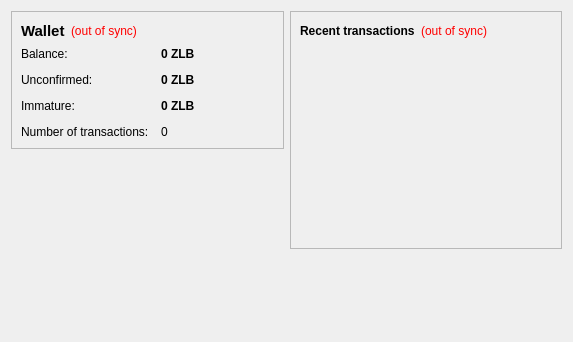
<?xml version="1.0" encoding="UTF-8"?>
<ui version="4.0">
 <class>OverviewPage</class>
 <widget class="QWidget" name="OverviewPage">
  <property name="geometry">
   <rect>
    <x>0</x>
    <y>0</y>
    <width>573</width>
    <height>342</height>
   </rect>
  </property>
  <property name="windowTitle">
   <string>Form</string>
  </property>
  <layout class="QHBoxLayout" name="horizontalLayout" stretch="1,1">
   <item>
    <layout class="QVBoxLayout" name="verticalLayout_2">
     <item>
      <widget class="QFrame" name="frame">
       <property name="frameShape">
        <enum>QFrame::StyledPanel</enum>
       </property>
       <property name="frameShadow">
        <enum>QFrame::Raised</enum>
       </property>
       <layout class="QVBoxLayout" name="verticalLayout_4">
        <item>
         <layout class="QHBoxLayout" name="horizontalLayout_4">
          <item>
           <widget class="QLabel" name="label_5">
            <property name="font">
             <font>
              <pointsize>11</pointsize>
              <weight>75</weight>
              <bold>true</bold>
             </font>
            </property>
            <property name="text">
             <string>Wallet</string>
            </property>
           </widget>
          </item>
          <item>
           <widget class="QLabel" name="labelWalletStatus">
            <property name="toolTip">
             <string>The displayed information may be out of date. Your wallet automatically synchronizes with the ZelBit network after a connection is established, but this process has not completed yet.</string>
            </property>
            <property name="styleSheet">
             <string notr="true">QLabel { color: red; }</string>
            </property>
            <property name="text">
             <string notr="true">(out of sync)</string>
            </property>
            <property name="alignment">
             <set>Qt::AlignLeading|Qt::AlignLeft|Qt::AlignVCenter</set>
            </property>
           </widget>
          </item>
          <item>
           <spacer name="horizontalSpacer_2">
            <property name="orientation">
             <enum>Qt::Horizontal</enum>
            </property>
            <property name="sizeHint" stdset="0">
             <size>
              <width>40</width>
              <height>20</height>
             </size>
            </property>
           </spacer>
          </item>
         </layout>
        </item>
        <item>
         <layout class="QFormLayout" name="formLayout_2">
          <property name="fieldGrowthPolicy">
           <enum>QFormLayout::AllNonFixedFieldsGrow</enum>
          </property>
          <property name="horizontalSpacing">
           <number>12</number>
          </property>
          <property name="verticalSpacing">
           <number>12</number>
          </property>
          <item row="0" column="0">
           <widget class="QLabel" name="label">
            <property name="text">
             <string>Balance:</string>
            </property>
           </widget>
          </item>
          <item row="0" column="1">
           <widget class="QLabel" name="labelBalance">
            <property name="font">
             <font>
              <weight>75</weight>
              <bold>true</bold>
             </font>
            </property>
            <property name="cursor">
             <cursorShape>IBeamCursor</cursorShape>
            </property>
            <property name="toolTip">
             <string>Your current balance</string>
            </property>
            <property name="text">
             <string notr="true">0 ZLB</string>
            </property>
            <property name="textInteractionFlags">
             <set>Qt::LinksAccessibleByMouse|Qt::TextSelectableByKeyboard|Qt::TextSelectableByMouse</set>
            </property>
           </widget>
          </item>
          <item row="1" column="0">
           <widget class="QLabel" name="label_3">
            <property name="text">
             <string>Unconfirmed:</string>
            </property>
           </widget>
          </item>
          <item row="1" column="1">
           <widget class="QLabel" name="labelUnconfirmed">
            <property name="font">
             <font>
              <weight>75</weight>
              <bold>true</bold>
             </font>
            </property>
            <property name="cursor">
             <cursorShape>IBeamCursor</cursorShape>
            </property>
            <property name="toolTip">
             <string>Total of transactions that have yet to be confirmed, and do not yet count toward the current balance</string>
            </property>
            <property name="text">
             <string notr="true">0 ZLB</string>
            </property>
            <property name="textInteractionFlags">
             <set>Qt::LinksAccessibleByMouse|Qt::TextSelectableByKeyboard|Qt::TextSelectableByMouse</set>
            </property>
           </widget>
          </item>
          <item row="3" column="0">
           <widget class="QLabel" name="label_2">
            <property name="text">
             <string>Number of transactions:</string>
            </property>
           </widget>
          </item>
          <item row="3" column="1">
           <widget class="QLabel" name="labelNumTransactions">
            <property name="toolTip">
             <string>Total number of transactions in wallet</string>
            </property>
            <property name="text">
             <string notr="true">0</string>
            </property>
           </widget>
          </item>
          <item row="2" column="0">
           <widget class="QLabel" name="labelImmatureText">
            <property name="text">
             <string>Immature:</string>
            </property>
           </widget>
          </item>
          <item row="2" column="1">
           <widget class="QLabel" name="labelImmature">
            <property name="font">
             <font>
              <weight>75</weight>
              <bold>true</bold>
             </font>
            </property>
            <property name="toolTip">
             <string>Mined balance that has not yet matured</string>
            </property>
            <property name="text">
             <string notr="true">0 ZLB</string>
            </property>
            <property name="textInteractionFlags">
             <set>Qt::LinksAccessibleByMouse|Qt::TextSelectableByKeyboard|Qt::TextSelectableByMouse</set>
            </property>
           </widget>
          </item>
         </layout>
        </item>
       </layout>
      </widget>
     </item>
     <item>
      <spacer name="verticalSpacer">
       <property name="orientation">
        <enum>Qt::Vertical</enum>
       </property>
       <property name="sizeHint" stdset="0">
        <size>
         <width>20</width>
         <height>40</height>
        </size>
       </property>
      </spacer>
     </item>
    </layout>
   </item>
   <item>
    <layout class="QVBoxLayout" name="verticalLayout_3">
     <item>
      <widget class="QFrame" name="frame_2">
       <property name="frameShape">
        <enum>QFrame::StyledPanel</enum>
       </property>
       <property name="frameShadow">
        <enum>QFrame::Raised</enum>
       </property>
       <layout class="QVBoxLayout" name="verticalLayout">
        <item>
         <layout class="QHBoxLayout" name="horizontalLayout_2">
          <item>
           <widget class="QLabel" name="label_4">
            <property name="text">
             <string>&lt;b&gt;Recent transactions&lt;/b&gt;</string>
            </property>
           </widget>
          </item>
          <item>
           <widget class="QLabel" name="labelTransactionsStatus">
            <property name="toolTip">
             <string>The displayed information may be out of date. Your wallet automatically synchronizes with the ZelBit network after a connection is established, but this process has not completed yet.</string>
            </property>
            <property name="styleSheet">
             <string notr="true">QLabel { color: red; }</string>
            </property>
            <property name="text">
             <string notr="true">(out of sync)</string>
            </property>
            <property name="alignment">
             <set>Qt::AlignRight|Qt::AlignTrailing|Qt::AlignVCenter</set>
            </property>
           </widget>
          </item>
          <item>
           <spacer name="horizontalSpacer">
            <property name="orientation">
             <enum>Qt::Horizontal</enum>
            </property>
            <property name="sizeHint" stdset="0">
             <size>
              <width>40</width>
              <height>20</height>
             </size>
            </property>
           </spacer>
          </item>
         </layout>
        </item>
        <item>
         <widget class="QListView" name="listTransactions">
          <property name="styleSheet">
           <string notr="true">QListView { background: transparent; }</string>
          </property>
          <property name="frameShape">
           <enum>QFrame::NoFrame</enum>
          </property>
          <property name="verticalScrollBarPolicy">
           <enum>Qt::ScrollBarAlwaysOff</enum>
          </property>
          <property name="horizontalScrollBarPolicy">
           <enum>Qt::ScrollBarAlwaysOff</enum>
          </property>
          <property name="selectionMode">
           <enum>QAbstractItemView::NoSelection</enum>
          </property>
         </widget>
        </item>
       </layout>
      </widget>
     </item>
     <item>
      <spacer name="verticalSpacer_2">
       <property name="orientation">
        <enum>Qt::Vertical</enum>
       </property>
       <property name="sizeHint" stdset="0">
        <size>
         <width>20</width>
         <height>40</height>
        </size>
       </property>
      </spacer>
     </item>
    </layout>
   </item>
  </layout>
 </widget>
 <resources/>
 <connections/>
</ui>
